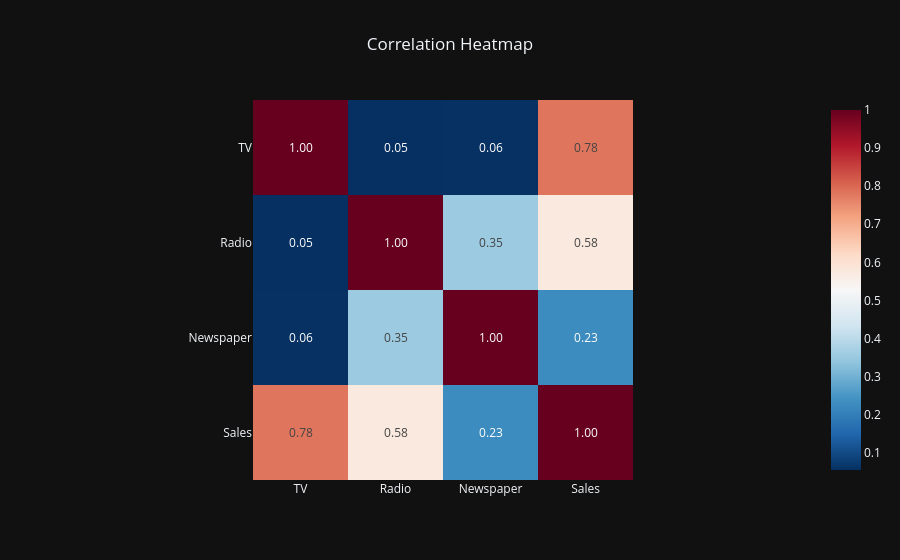

The notebook cell this image was saved under:
### Markdown cell above
##  Newspaper Advertisement Insight

Newspaper advertising budgets are generally lower than TV spending.

The effectiveness of newspaper advertising will be evaluated later using correlation analysis.

### Code cell
## Correlation Matrix
corr = df.drop(columns=['Unnamed: 0']).corr(numeric_only=True)

fig = px.imshow(
    corr,
    text_auto=".2f",
    color_continuous_scale="RdBu_r",
    title="Correlation Heatmap"
)

fig.update_layout(
    template="plotly_dark",
    title_x=0.5
)

fig.show()

### Figure 1 — Plotly figure (JSON) as saved in the notebook; plotly's stock layout.template omitted (floating-point values rounded to 4 significant figures)
{"data": [{"coloraxis": "coloraxis", "hovertemplate": "x: %{x}<br>y: %{y}<br>color: %{z}<extra></extra>", "name": "0", "texttemplate": "%{z:.2f}", "type": "heatmap", "x": ["TV", "Radio", "Newspaper", "Sales"], "xaxis": "x", "y": ["TV", "Radio", "Newspaper", "Sales"], "yaxis": "y", "z": [[1.0, 0.05481, 0.05665, 0.7822], [0.05481, 1.0, 0.3541, 0.5762], [0.05665, 0.3541, 1.0, 0.2283], [0.7822, 0.5762, 0.2283, 1.0]]}], "layout": {"coloraxis": {"colorscale": [[0, "rgb(5,48,97)"], [0.1, "rgb(33,102,172)"], [0.2, "rgb(67,147,195)"], [0.3, "rgb(146,197,222)"], [0.4, "rgb(209,229,240)"], [0.5, "rgb(247,247,247)"], [0.6, "rgb(253,219,199)"], [0.7, "rgb(244,165,130)"], [0.8, "rgb(214,96,77)"], [0.9, "rgb(178,24,43)"], [1, "rgb(103,0,31)"]]}, "title": {"text": "Correlation Heatmap", "x": 0.5}, "xaxis": {"anchor": "y", "constrain": "domain", "domain": [0, 1], "scaleanchor": "y"}, "yaxis": {"anchor": "x", "autorange": "reversed", "constrain": "domain", "domain": [0, 1]}}}
